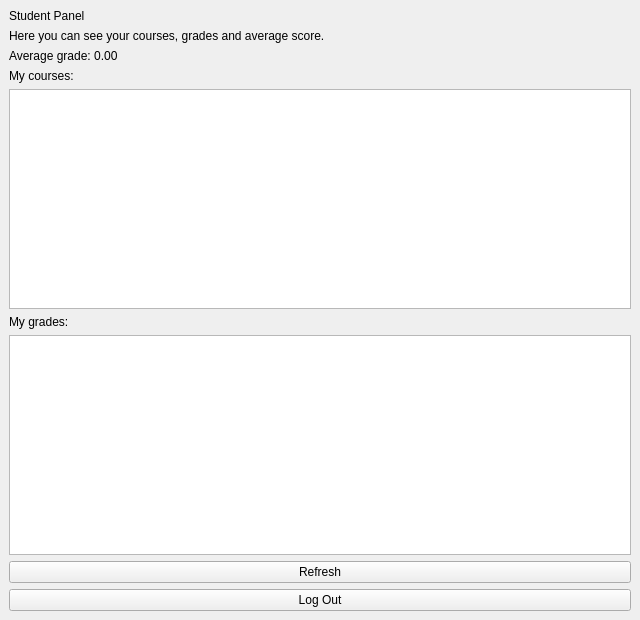
<?xml version="1.0" encoding="UTF-8"?>
<ui version="4.0">
 <class>StudentWindow</class>
 <widget class="QMainWindow" name="StudentWindow">
  <property name="geometry">
   <rect>
    <x>0</x>
    <y>0</y>
    <width>640</width>
    <height>620</height>
   </rect>
  </property>
  <property name="windowTitle">
   <string>Study.Table - Student</string>
  </property>
  <widget class="QWidget" name="centralwidget">
   <layout class="QVBoxLayout" name="mainLayout">
    <item>
     <widget class="QLabel" name="titleLabel">
      <property name="text">
       <string>Student Panel</string>
      </property>
     </widget>
    </item>
    <item>
     <widget class="QLabel" name="infoLabel">
      <property name="text">
       <string>Here you can see your courses, grades and average score.</string>
      </property>
      <property name="wordWrap">
       <bool>true</bool>
      </property>
     </widget>
    </item>
    <item>
     <widget class="QLabel" name="averageLabel">
      <property name="text">
       <string>Average grade: 0.00</string>
      </property>
     </widget>
    </item>
    <item>
     <widget class="QLabel" name="coursesSectionLabel">
      <property name="text">
       <string>My courses:</string>
      </property>
     </widget>
    </item>
    <item>
     <widget class="QTextEdit" name="coursesTextEdit">
      <property name="readOnly">
       <bool>true</bool>
      </property>
      <property name="minimumSize">
       <size>
        <width>0</width>
        <height>100</height>
       </size>
      </property>
     </widget>
    </item>
    <item>
     <widget class="QLabel" name="gradesSectionLabel">
      <property name="text">
       <string>My grades:</string>
      </property>
     </widget>
    </item>
    <item>
     <widget class="QTextEdit" name="gradesTextEdit">
      <property name="readOnly">
       <bool>true</bool>
      </property>
      <property name="minimumSize">
       <size>
        <width>0</width>
        <height>100</height>
       </size>
      </property>
     </widget>
    </item>
    <item>
     <widget class="QPushButton" name="refreshButton">
      <property name="text">
       <string>Refresh</string>
      </property>
     </widget>
    </item>
    <item>
     <widget class="QPushButton" name="logoutButton">
      <property name="text">
       <string>Log Out</string>
      </property>
     </widget>
    </item>
   </layout>
  </widget>
 </widget>
 <resources/>
 <connections/>
</ui>
